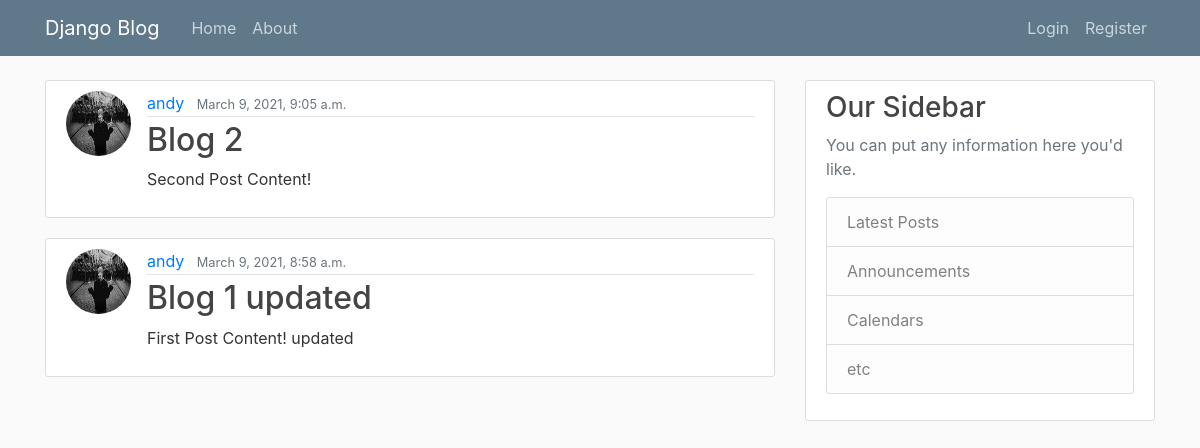
/, run on an earlier commit of the app's database.
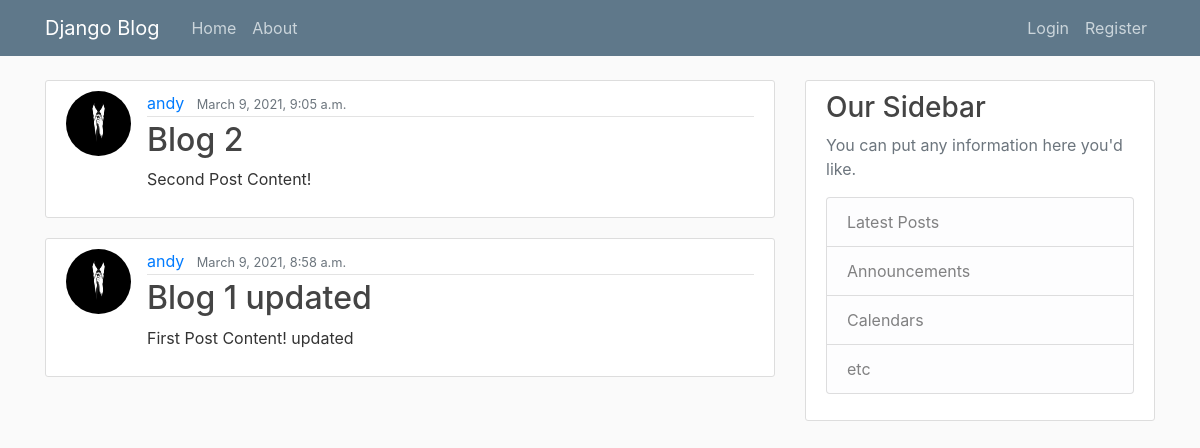
And on a later commit of the database.
### blogs/models.py (models this page shows, shortened)
class Post(models.Model):
    title = models.CharField(max_length=100)
    content = models.TextField()
    date_posted = models.DateTimeField(default=timezone.now)
    author = models.ForeignKey(User, on_delete=models.CASCADE)

### users/models.py (models this page shows, shortened)
class Profile(models.Model):
    user = models.OneToOneField(User, on_delete=models.CASCADE)
    image = models.ImageField(default='default.jpg', upload_to='profile_pics')

### blogs/views.py (the view)
# urls.py: path('', PostListView.as_view(), name='blogs-home'),
class PostListView(ListView):
    model = Post
    template_name = 'blogs/home.html'  # <app>/<model>_<viewtype>.html
    context_object_name = 'posts'
    ordering = ['-date_posted']
    paginate_by = 5

### blogs/templates/blogs/home.html (shortened to what this page needs)
{% extends "blogs/base.html" %}
{% block content %}
    {% for post in posts %}
        <article class="media content-section">
            <img class='rounded-circle article-img' src='{{ post.author.profile.image.url }}'>
            <div class="media-body">
                <div class="article-metadata">
                    <a class="mr-2" href='#'>{{ post.author }}</a>
                    <small class="text-muted">{{ post.date_posted }}</small>
                </div>
                <h2><a class='article-title' href="{% url 'post-detail' post.id %}">{{ post.title }}</a></h2>
                <p class="article-content">{{ post.content }}</p>
            </div>
        </article>
        {% endfor %}
{% endblock content %}

What changed in the data, as far as the page shows it:
changed through a linked row, Post "Blog 2": author.profile.image: a different picture
changed through a linked row, Post "Blog 1 updated": author.profile.image: a different picture
